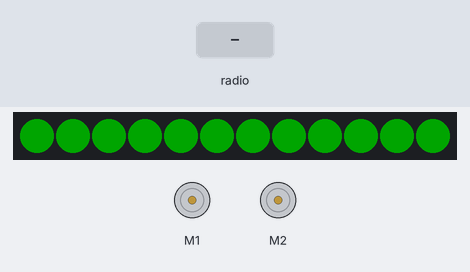
A program run on a simulated BBC micro:bit (MakeCode). Shown: 12 RGB LEDs in strip order, left to right, 2 × DC motor (green arrow = forward, orange = backward, longer = faster). Inputs (shaded band) come from the test bench. Dim RGB values are drawn brighter than linear.

Above: at 1.2 s.
1.3 s: radio message "a" arrives
At 1.6 s:
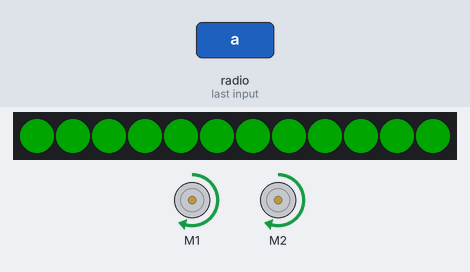
2.8 s: radio message "b" arrives
At 3.9 s:
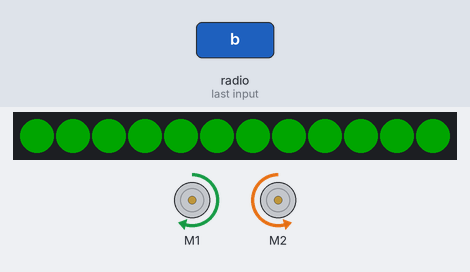
4.3 s: radio message "c" arrives
At 5.1 s:
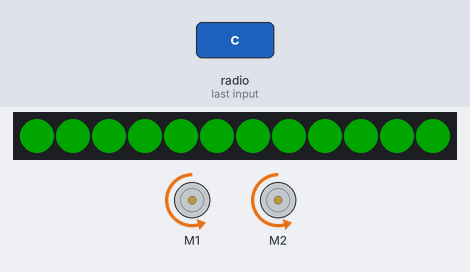
Timing chart, 0 to 7.3 s (numbered marks = the images above; inputs shaded):
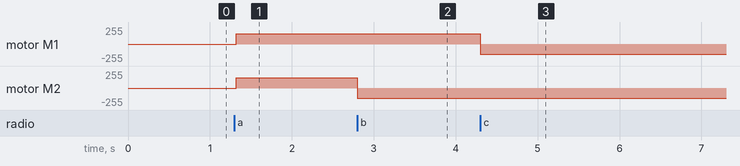

Measured:
- after the input at 1.3 s, motor M1, motor M2: stopped → forward 153/255 at once
- after the input at 2.8 s, motor M2: forward 153/255 → backward 153/255 at once
- after the input at 4.3 s, motor M1: forward 153/255 → backward 153/255 at once

The program:

main.ts
```typescript
radio.onReceivedString(function (receivedString) {
    if (receivedString == "a") {
        bitbot.go(BBDirection.Forward, fart)
    } else if (receivedString == "b") {
        bitbot.rotate(BBRobotDirection.Right, fart)
    } else if (receivedString == "c") {
        bitbot.go(BBDirection.Reverse, fart)
    } else {
        bitbot.rotate(BBRobotDirection.Left, fart)
    }
})
let fart = 0
fart = 60
radio.setGroup(1)
bitbot.setLedColor(0x00FF00)
basic.forever(function () {

})
```

test.ts
```typescript
// testene settes inn her; disse vil ikke kompilert så lenge denne pakken blir brukt som en utvidelse.
```
